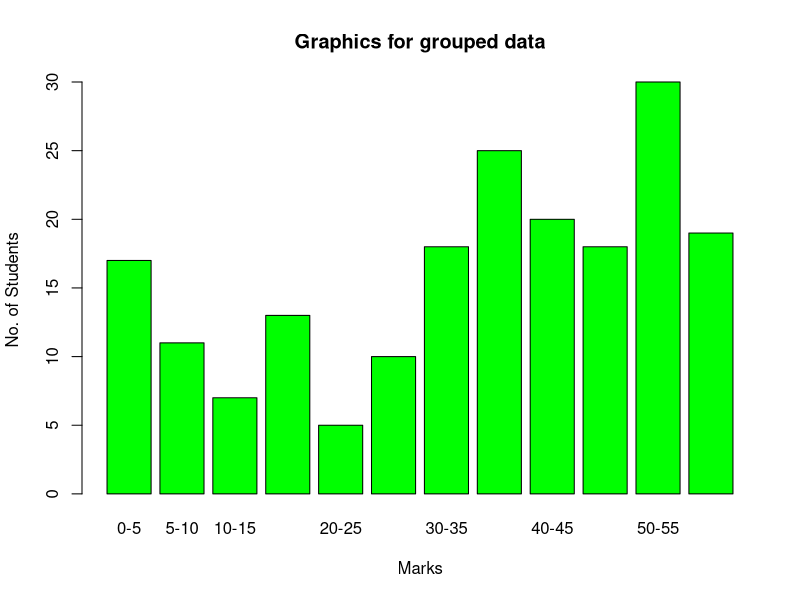
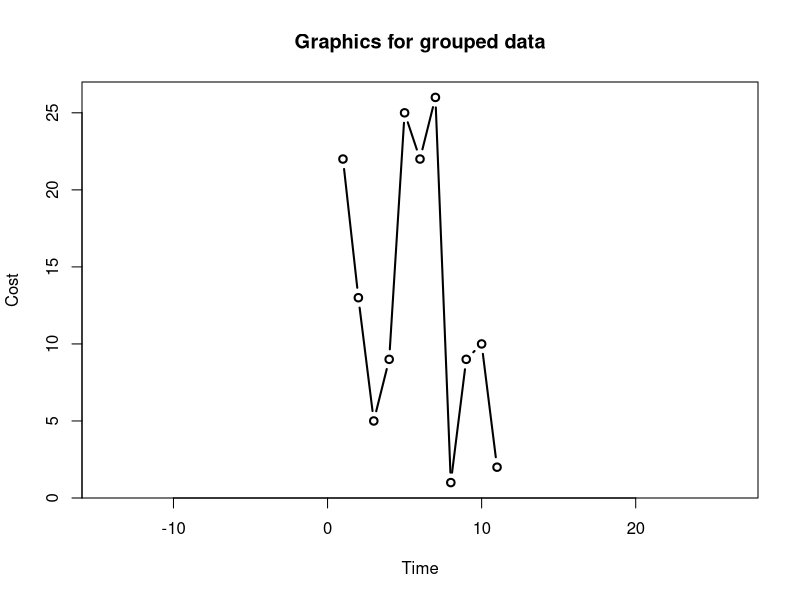

Generate these figures, in order, with R:
#5. Graphics for grouped data
#Bar graph
A <- c(17, 11, 7, 13, 5, 10, 18, 25, 20, 18, 30, 19 )
B <- c("0-5","5-10","10-15","15-20","20-25","25-30","30-35",
       "35-40","40-45","45-50","50-55","55-60")

barplot(A, names.arg = B, xlab="Marks", ylab="No. of Students", 
        col = "green", border = "black",
        main ="Graphics for grouped data")
###############################################################
#line graph
x = c(1,2,3,4,5,6,7,8,9,10,11)
y = c(22,13,5,9,25,22,26,1,9,10,2)

plot(x, y, type='b', main="Graphics for grouped data",
     xlab="Time", ylab="Cost", asp=1, lwd=2)








